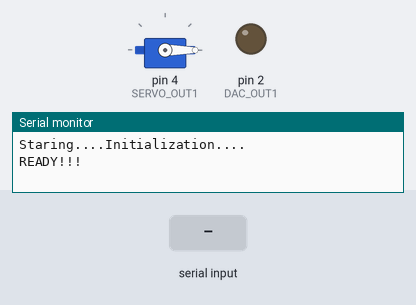
Simulated run of this sketch. Board: Arduino Uno, built with avr-gcc and run on an emulated ATmega328P. Parts: servo, output pins drawn as LEDs (lit = HIGH), the last lines printed to the serial monitor. The inputs (shaded band) are chosen by the test bench.

Above: at 2.4 s.
2.5 s: "90,45,200\n" received over Serial
At 3.7 s:
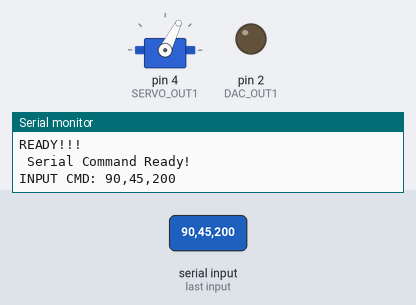
4.0 s: "30,150\n" received over Serial
At 4.9 s:
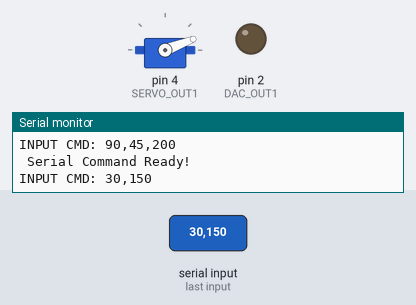
5.5 s: "200\n" received over Serial
At 6.0 s:
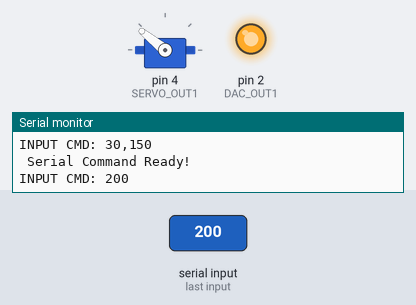
7.0 s: "30,150,10\n" received over Serial
At 8.2 s:
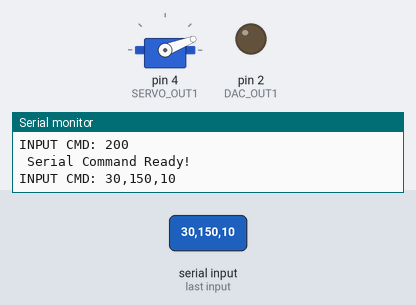
8.5 s: "90,45\n" received over Serial
At 9.5 s:
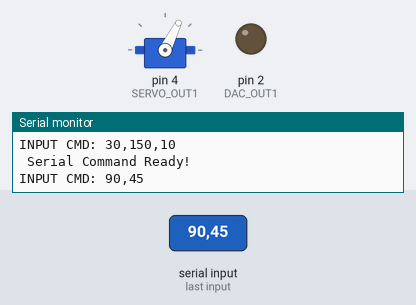
Timing chart, 0 to 11.0 s (numbered marks = the images above; inputs shaded):
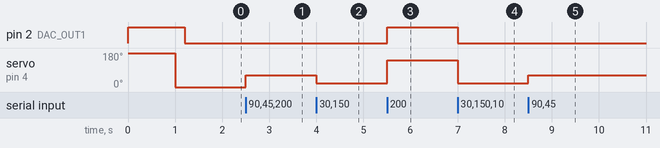

Measured:
- after the input at 2.5 s, servo on pin 4 (SERVO_OUT1): 0° → 63° at once
- after the input at 4.0 s, servo on pin 4 (SERVO_OUT1): 63° → 21° at once
- after the input at 5.5 s, pin 2 (DAC_OUT1): LOW → HIGH at once; servo on pin 4 (SERVO_OUT1): 21° → 141° at once
- after the input at 7.0 s, pin 2 (DAC_OUT1): HIGH → LOW at once; servo on pin 4 (SERVO_OUT1): 141° → 21° at once
- after the input at 8.5 s, servo on pin 4 (SERVO_OUT1): 21° → 63° at once

The sketch:

AcMotorAndServoTest.INO
```cpp
#include <Servo.h>


int ACMotor_MAX = 180;
int Limit_MAX = 255;
int Limit_MIN = 0;
int Stepping = 300;
//UNO
//int DAC_OUT1 = 3;
//int SERVO_OUT1 = 5;

//Mega
int DAC_OUT1 = 2;
int SERVO_OUT1 = 4;

int ADC_PWM = 255;

Servo servo1;
void setup()
{
  // put your setup code here, to run once:
  servo1.attach(SERVO_OUT1,550,2370);
  Serial.begin(57600);
   while (!Serial)
   {

   }
  Serial.print("Staring....");
  pinMode(DAC_OUT1, OUTPUT);
  DAC_Conversion(255,DAC_OUT1);
  delay(1000);
  intialization();
}

void loop()
{
  if (Serial.available()>0)
  {
  readCMD();
  }
  //Serial.println(ADC_PWM);
  //analogWrite(ADC_PWM, DAC_OUT1);
}

void readCMD()
{
    Serial.println("\n Serial Command Ready!");
    //char TempChar;
    String inputCMD = Serial.readStringUntil('\n');
    Serial.print("\nINPUT CMD: ");
    Serial.print(inputCMD);
    /*
    if ((inputCMD == "U") ||(inputCMD == "u"))
    {
      Serial.print("\nRAMPING UP: ");
      Serial.print(ADC_PWM);
      RAMP_UP(ADC_PWM, 150, DAC_OUT1);

    }
    if ((inputCMD == "D") ||(inputCMD == "d"))
    {
       Serial.print("\nRAMPING DOWN: ");
       RAMP_DOWN(ADC_PWM, 0, DAC_OUT1);
    }
    */
    if ((inputCMD.toInt() < 256) || (inputCMD.toInt() > -1))
    {
       ADC_PWM = inputCMD.toInt();
       DAC_Conversion(ADC_PWM, DAC_OUT1);
    }
    else
    {
      Serial.println("ERROR");
    }
}

void RAMP_UP (int NOW, int MAX,  int PIN)
{

  ADC_PWM = 10;
  DAC_Conversion(10, DAC_OUT1);
  /*
  for(NOW; NOW < MAX; NOW++)
  {
    delay(50);
    DAC_Conversion(NOW, DAC_OUT1);
    Serial.println(NOW);
  }
  ADC_PWM = MAX;
  DAC_Conversion(ADC_PWM, DAC_OUT1);
  Serial.print("\nFINAL NOW: ");
  Serial.print(ADC_PWM);
  */


}


void RAMP_DOWN (int NOW, int MIN,  int PIN)
{
    for(NOW; NOW > MIN; NOW++)
  {
    delay(100);
    DAC_Conversion(NOW, DAC_OUT1);
    Serial.println(NOW);
  }
  ADC_PWM = MIN;
}

void intialization()
{
  Serial.println("Initialization....");
  DAC_Conversion(255,DAC_OUT1);
  Servo_Action(0);
  delay(200);
  ADC_PWM = 0;
  DAC_Conversion(ADC_PWM, DAC_OUT1);
  Serial.println("READY!!!");
}

void DAC_Conversion(int PWM, int PIN)
{
  analogWrite(PIN, PWM);
  Servo_Action(PWM);
}

void Servo_Action(int PWMValue)
{
  int val = map(PWMValue, Limit_MIN, Limit_MAX,0,180);
  servo1.write(val);
}
```
